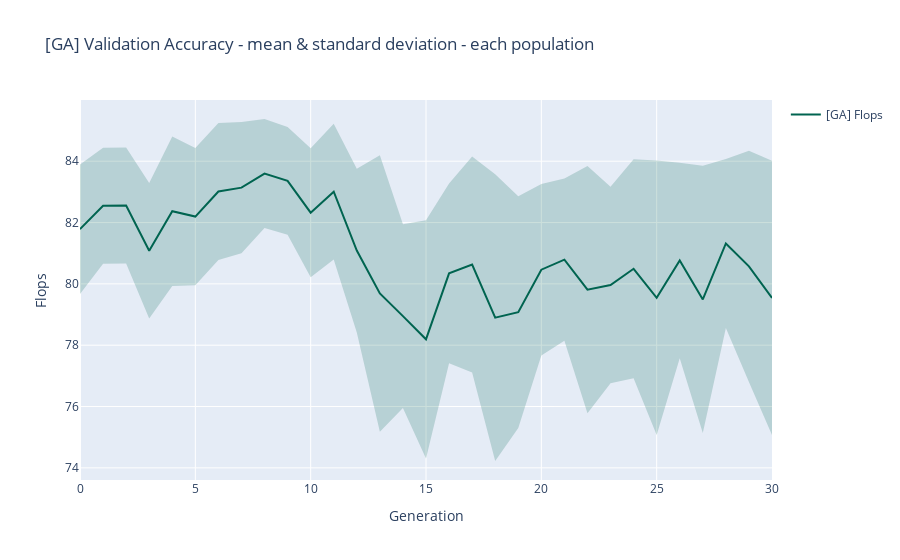

The cell this chart's notebook holds for it:
### Code cell
# Plot
x = list(range(0, 31))  # 1 ~ 32
x_rev = x[::-1]

fig = go.Figure()

fig.add_trace(go.Scatter(
    x=x+x_rev,
    y=val_acc_dict['upper']+val_acc_dict['lower'][::-1],
    fill='toself',
    fillcolor='rgba(0,100,80,0.2)',
    line_color='rgba(255,255,255,0)',
    showlegend=False,
#     name='Fair',
))


fig.add_trace(go.Scatter(
    x=x, y=val_acc_dict['mean'],
    line_color='rgb(0,100,80)',
    name='[GA] Flops',
))

# Figure Layout
fig.update_layout(
    title='[GA] Validation Accuracy - mean & standard deviation - each population',
    xaxis=dict(
        title='Generation',
    ),
    yaxis=dict(
        title='Flops',
    ),
)

fig.update_traces(mode='lines')
fig.show()

### Figure 1 — Plotly figure (JSON) as saved in the notebook; plotly's stock layout.template omitted (floating-point values rounded to 4 significant figures)
{"data": [{"fill": "toself", "fillcolor": "rgba(0,100,80,0.2)", "line": {"color": "rgba(255,255,255,0)"}, "mode": "lines", "showlegend": false, "type": "scatter", "x": [0, 1, 2, 3, 4, 5, 6, 7, 8, 9, 10, 11, 12, 13, 14, 15, 16, 17, 18, 19, 20, 21, 22, 23, 24, 25, 26, 27, 28, 29, 30, 30, 29, 28, 27, 26, 25, 24, 23, 22, 21, 20, 19, 18, 17, 16, 15, 14, 13, 12, 11, 10, 9, 8, 7, 6, 5, 4, 3, 2, 1, 0], "y": [83.9, 84.44, 84.44, 83.29, 84.81, 84.43, 85.24, 85.28, 85.38, 85.11, 84.43, 85.22, 83.76, 84.19, 81.94, 82.08, 83.27, 84.15, 83.58, 82.86, 83.26, 83.43, 83.85, 83.16, 84.06, 84.02, 83.95, 83.85, 84.07, 84.34, 84.01, 75.07, 76.8, 78.56, 75.13, 77.57, 75.07, 76.92, 76.76, 75.78, 78.14, 77.67, 75.3, 74.22, 77.11, 77.41, 74.31, 75.95, 75.18, 78.42, 80.79, 80.22, 81.6, 81.82, 81.0, 80.78, 79.96, 79.93, 78.87, 80.67, 80.65, 79.67]}, {"line": {"color": "rgb(0,100,80)"}, "mode": "lines", "name": "[GA] Flops", "type": "scatter", "x": [0, 1, 2, 3, 4, 5, 6, 7, 8, 9, 10, 11, 12, 13, 14, 15, 16, 17, 18, 19, 20, 21, 22, 23, 24, 25, 26, 27, 28, 29, 30], "y": [81.78, 82.55, 82.55, 81.08, 82.37, 82.19, 83.01, 83.14, 83.6, 83.36, 82.32, 83.01, 81.09, 79.69, 78.95, 78.19, 80.34, 80.63, 78.9, 79.08, 80.46, 80.79, 79.81, 79.96, 80.49, 79.55, 80.76, 79.49, 81.32, 80.57, 79.54]}], "layout": {"title": {"text": "[GA] Validation Accuracy - mean & standard deviation - each population"}, "xaxis": {"title": {"text": "Generation"}}, "yaxis": {"title": {"text": "Flops"}}}}
